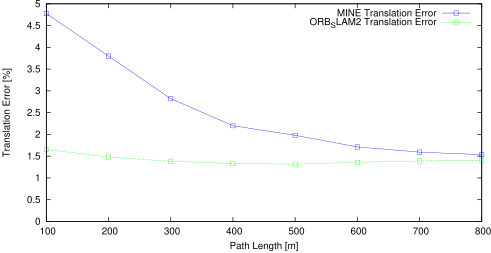

Source code (gnuplot):
set term postscript eps enhanced color
set output "01_tl.eps"
set size ratio 0.5
set yrange [0:*]
set xlabel "Path Length [m]"
set ylabel "Translation Error [%]"
plot "01_tl.txt" using 1:($2*100) title 'MINE Translation Error' lc rgb "#0000FF" pt 4 w linespoints,"01_tl.txt" using 1:($3*100) title 'ORB_SLAM2 Translation Error' lc rgb "#00FF00" pt 4 w linespoints
